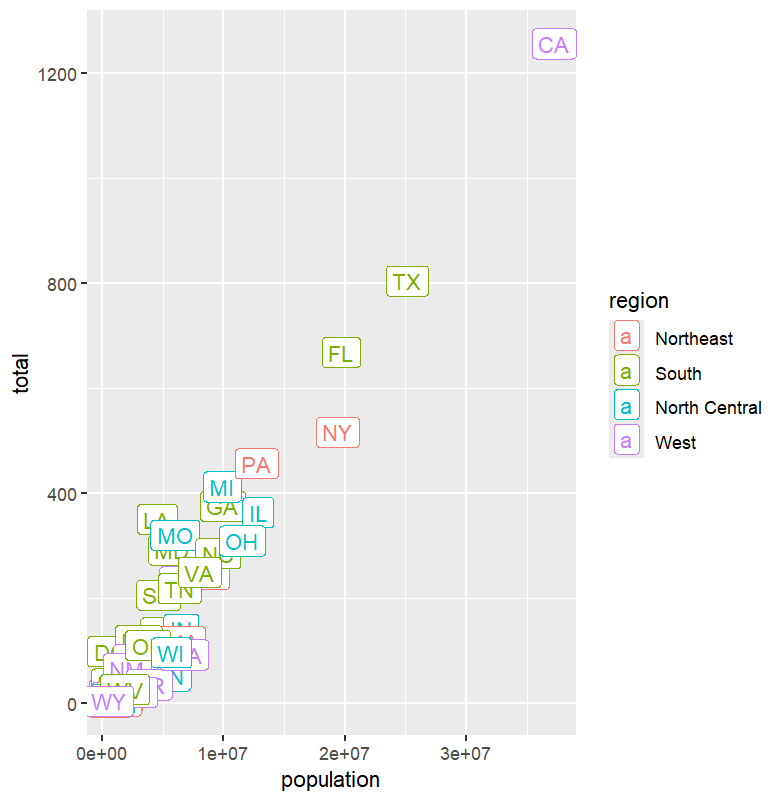

Here is the R script that generated this plot:
library(tidyverse)
library(dslabs)
data(murders)

murders %>%
  ggplot(aes(population, total, label=abb, color=region))+
  geom_label()
